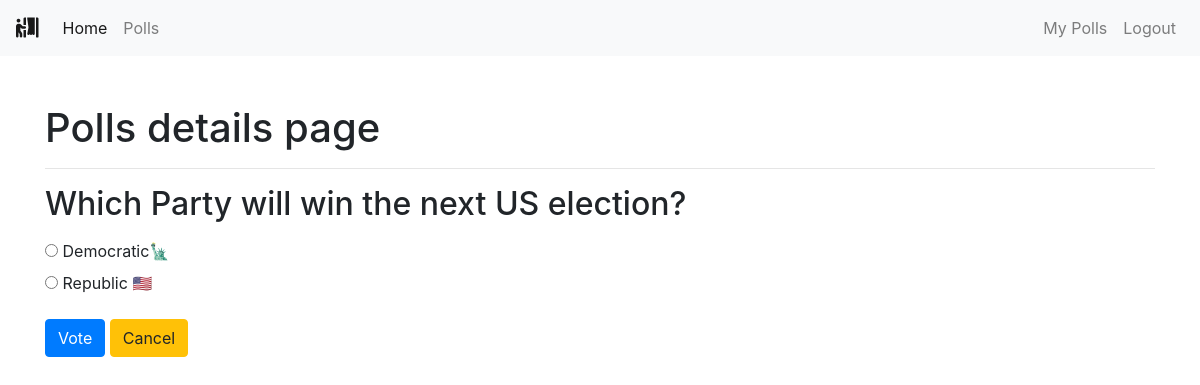
The app's page /polls/1/ (signed in) with its own data.
### polls/models.py (models this page shows, shortened)
class Poll(models.Model):
    owner = models.ForeignKey(User, on_delete=models.CASCADE)
    text = models.TextField()
    pub_date = models.DateTimeField(default=timezone.now)
    active = models.BooleanField(default=True)
    created_at = models.DateTimeField(auto_now_add=True)
    def __str__(self):
        return self.text

class Choice(models.Model):
    poll = models.ForeignKey(Poll, on_delete=models.CASCADE)
    choice_text = models.CharField(max_length=255)
    created_at = models.DateTimeField(auto_now_add=True)
    updated_at = models.DateTimeField(auto_now=True)

### polls/views.py (the view)
# urls.py: path('<int:poll_id>/', views.poll_detail, name='detail'),
def poll_detail(request, poll_id):
    poll = get_object_or_404(Poll, id=poll_id)
    if not poll.active:
        return render(request, 'polls/poll_result.html', {'poll': poll})
    context = {
        'poll': poll,
    }
    return render(request, 'polls/poll_detail.html', context)

### polls/templates/polls/poll_detail.html (shortened to what this page needs)
{% extends 'base.html' %}
{% block content %}
<div class="container">
    <h1>Polls details page</h1>
    <hr>
    <h2 class="mt-3 mb-3">{{ poll }}</h2>
    <form action="{% url 'polls:vote' poll.id %}" method="POST">
        {% for choice in poll.choice_set.all %}
        <input type="radio" name="choice" id="choice{{ forloop.counter }}" value="{{ choice.id }}">
        <label for="choice{{ forloop.counter }}">{{ choice.choice_text }}</label>
        <br>
        {% endfor %}
        <input type="submit" value="Vote" class="btn btn-primary mt-3">
        <a class="btn btn-warning mt-3" href="{% url 'polls:list' %}" role="button">Cancel</a>
    </form>
</div>
{% endblock content %}

### records on screen
Poll: text "Which Party will win the next US election?"
Choice: choice_text "Democratic🗽"
Choice: choice_text "Republic 🇺🇸"
